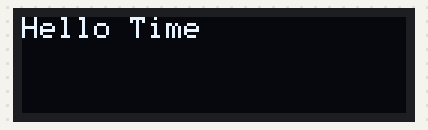
This sketch was run on a simulated ESP8266 (NodeMCU). On the bench: 128×32 one-colour display. WiFi joins after 1.5 s; servers stay silent unless stated; the local clock reads 2024-03-15 10:24:30 at power-on unless the sketch sets it; what the sketch prints to the serial monitor is not drawn.

Above: at 0.1 s.
At 1.3 s:
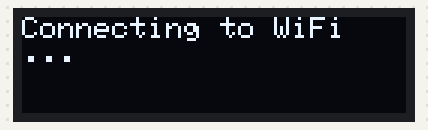
At 2.7 s:
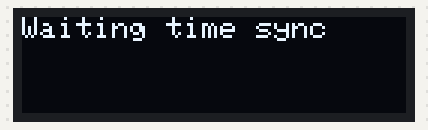
At 3.2 s:
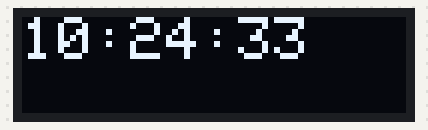
At 20.5 s:
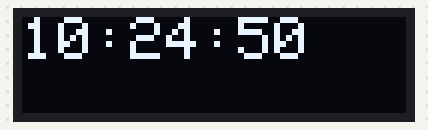
At 38.7 s:
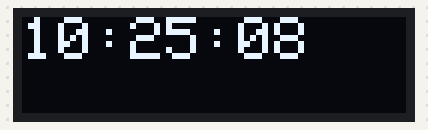

The sketch:

clock.ino
```cpp
#include <Wire.h>
#include <Adafruit_GFX.h>
#include <Adafruit_SSD1306.h>
#include <ESP8266WiFi.h>
#include <time.h>

Adafruit_SSD1306 display = Adafruit_SSD1306(128, 32, &Wire);
const char* ssid = "smallDIR";
const char* password = "nsmrc2-a+";
int timezone = 3;
unsigned long lastTime = 0;
const unsigned long updateInterval = 1000L;

int getYear() {
  time_t now = time(nullptr);
  struct tm *lt = localtime(&now);
  return 1900 + lt->tm_year;
}

void setup() {
  Serial.begin(115200);
  Serial.setDebugOutput(true);
  Serial.println("\n\nStarting...");

  display.begin(SSD1306_SWITCHCAPVCC, 0x3C);
  display.clearDisplay();
  display.setTextColor(SSD1306_WHITE);
  display.setTextSize(1);
  display.setCursor(0,0);
  display.println("Hello Time");
  display.display();
  delay(1000);

  WiFi.mode(WIFI_STA);
  WiFi.begin(ssid, password);
  Serial.println("\nConnecting to WiFi");
  display.clearDisplay();
  display.setCursor(0,0);
  display.println("Connecting to WiFi");
  display.display();
  while (WiFi.status() != WL_CONNECTED) {
    Serial.print(".");
    display.print(".");
    display.display();
    delay(100);
  }

  configTime(timezone * 3600, 0, "pool.ntp.org", "time.nist.gov");
  Serial.println("\nWaiting time sync");
  display.clearDisplay();
  display.setCursor(0,0);
  display.println("Waiting time sync");
  display.display();
  while (!time(nullptr) || getYear() == 1970) {
    Serial.print(".");
    display.print(".");
    display.display();
    delay(200);
  }
  delay(500);

  display.setTextSize(2);
  lastTime = millis() - updateInterval;
}

void loop() {

  if (millis() - lastTime > updateInterval) {
    time_t now = time(nullptr);
    Serial.println(ctime(&now));
    struct tm *lt = localtime(&now);
    char str[9];
    strftime(str, sizeof str, "%H:%M:%S", lt);
    display.clearDisplay();
    display.setCursor(0,0);
    display.print(str);
    display.display();
    lastTime = millis();
  }

}
```

Measured:
- what the display in image 2 shows lasts 0.5 s, from 2.7 s to 3.2 s
- what the display in image 3 shows lasts 1.0 s, from 3.2 s to 4.2 s
